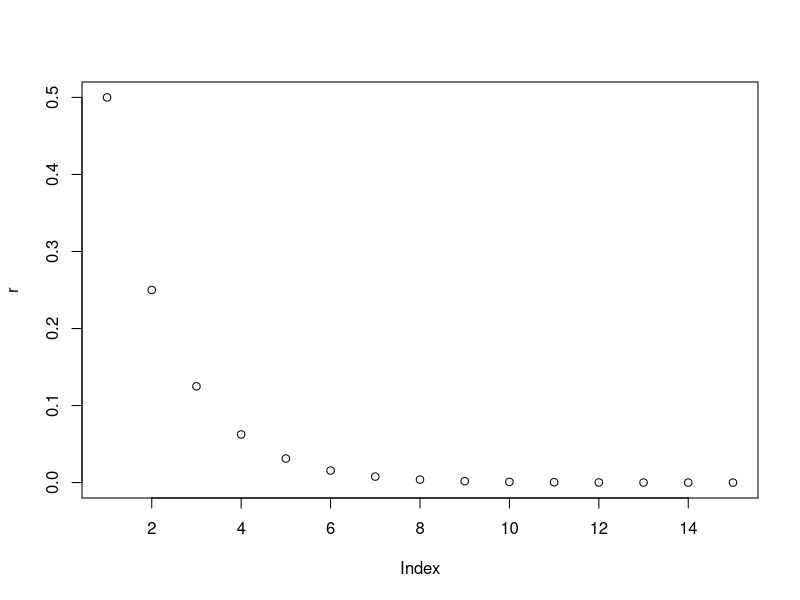

Generate this figure with R: (Note: this script raises an error after producing the figure.)
## ---- chunk 1
knitr::opts_chunk$set(echo = TRUE,
                      comment = "      ##",
                      error = TRUE,
                      collapse = T   ) # T easier to read
## ---- chunk 2

## p usually unknown

## find 1st n terms:
f  <- function(n, p) {
  v  <- double()
  k   <- 1
  while (k <= n){
    #browser()
    v  <- append(v, values = p*(1-p)^(k-1))
    k  <-  k + 1
  }
  v
}
n  <- 15
r  <- f(n=n, p = 1/2)
r
plot(r)
## ---- chunk 3
# start with p = 1/3

r  <- f(n=n, p = p)
r

## Suppose we did this with N=1000 coins
N  <-  1000


plot(N*r)

library(data.table)
dt  <- data.table(observations = N*r)
dt

col  <- c("fake")
## in-place
dt[, c(col) := observations]
dt

## create positive, negaitve noise, 1-5% of obs, need n in total
    set.seed(2021)
    sign  <- (-1)^sample(1:2, size=n, replace = T )
    sign
    ## pick a percentage
    noise  <- sample(1:5, size=n, replace=T)/100
    noise
    sign*noise

## fake differs form obs by a few percent, in either direction
dt[, ("fake") := fake + fake*sign*noise]
dt
## ---- chunk 4


dt[, ("log fake") := log(fake)]
dt

#### is LINEAR!
plot(dt$`log fake`)
plot(dt$observations,col="blue") 
plot(dt$fake, col="green")
